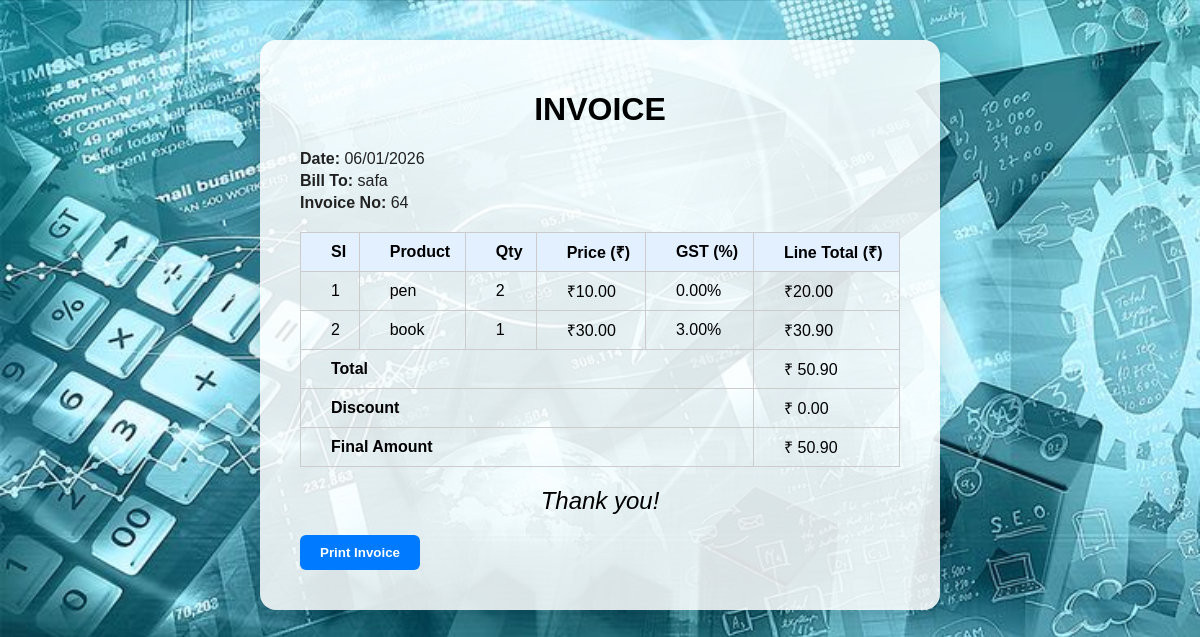
Page /invoice/64/ on the committed database.
### billing_app/models.py (models this page shows, shortened)
class Bill(models.Model):
    customer_name = models.CharField(max_length=100)
    total_amount = models.FloatField()
    discount_amount = models.FloatField()
    final_amount = models.FloatField()
    created_at = models.DateTimeField(auto_now_add=True)

class Billitem(models.Model):
    bill = models.ForeignKey(Bill, on_delete=models.CASCADE)
    product = models.ForeignKey(Product, on_delete=models.CASCADE)
    quantity = models.IntegerField()
    subtotal = models.FloatField()
    @property
    def gst_amount(self):
        return Decimal(str(self.product.gst)) * Decimal(str(self.subtotal)) / Decimal('100')
    @property
    def total_with_gst(self):
        return Decimal(str(self.subtotal)) + self.gst_amount

class Product(models.Model):
    name = models.CharField(max_length=200)
    price = models.FloatField()
    stock = models.IntegerField()
    gst = models.FloatField()

### billing_app/views.py (the view)
# urls.py: path('invoice/<int:bill_id>/', views.invoice_view, name='invoice'),
def invoice_view(request, bill_id):
    bill = django.shortcuts.get_object_or_404(Bill, id=bill_id)
    return render(request, 'invoice.html', {'bill': bill})

### billing_app/templates/invoice.html (shortened to what this page needs)
{% load static %}
<!DOCTYPE html>
<html lang="en">
<head>
    <link rel="stylesheet" href="{% static 'css/style.css' %}">
</head>
<body>
    <div class="dashboard-container invoice-box">
            <center>
                <h1>INVOICE</h1>
            </center>
        <div class="invoice-meta">
            <div><strong>Date:</strong> {{ bill.created_at|date:"SHORT_DATE_FORMAT" }}</div>
            <div><strong>Bill To:</strong> {{ bill.customer_name }}</div>
            <div><strong>Invoice No:</strong> {{ bill.id }}</div>
        </div>
        <table class="invoice-table">
            <thead>
                <tr>
                    <th>SI</th>
                    <th>Product</th>
                    <th>Qty</th>
                    <th>Price (₹)</th>
                    <th>GST (%)</th>
                    <th>Line Total (₹)</th>
                </tr>
            </thead>
            <tbody>
                {% for item in bill.billitem_set.all %}
                <tr>
                    <td>{{ forloop.counter }}</td>
                    <td>{{ item.product.name }}</td>
                    <td>{{ item.quantity }}</td>
                    <td>₹{{ item.product.price|floatformat:2 }}</td>
                    <td>{{ item.product.gst|floatformat:2 }}%</td>
                    <td>₹{{ item.total_with_gst|floatformat:2 }}</td>
                </tr>
                {% empty %}
                <tr><td colspan="6">No items</td></tr>
                {% endfor %}
            </tbody>
            <tfoot>
                <tr>
                    <td colspan="5" class="text-right"><strong>Total</strong></td>
                    <td>₹ {{ bill.total_amount|floatformat:2 }}</td>
                </tr>
                <tr>
                    <td colspan="5" class="text-right"><strong>Discount</strong></td>
                    <td>₹ {{ bill.discount_amount|floatformat:2 }}</td>
                </tr>
                <tr>
                    <td colspan="5" class="text-right"><strong>Final Amount</strong></td>
                    <td>₹ {{ bill.final_amount|floatformat:2 }}</td>
                </tr>
            </tfoot>
        </table>
        <div class="thankyou">Thank you!</div>
        <button class="print-btn" onclick="window.print()">Print Invoice</button>
     </div>
</body>
</html>

### billing_app/static/css/style.css (style rules this page uses)
.invoice-box { max-width: 420px; padding: 32px 32px 28px 32px; margin-top: 60px; }
body { background-image: url('BILL.jpeg'); background-size: cover; margin: 10px; font-family: Arial, sans-serif; }
.dashboard-container { background: rgba(255,255,255,0.85); max-width: 600px; margin: 40px auto; padding: 30px 40px 40px 40px; border-radius: 16px; box-shadow: 0 4px 24px rgba(0,0,0,0.12); }
.invoice-meta { margin-bottom: 20px; font-size: 1em; color: #222; }
.invoice-meta div { margin: 4px 0; }
.invoice-table { width: 100%; border-collapse: collapse; margin-top: 20px; }
.invoice-table th, .invoice-table td { border: 1px solid #ccc; padding: 8px 10px; text-align: left; padding-left: 30px; }
.invoice-table th { background: #e3f0ff; font-weight: bold; }
.text-right { text-align: right; }
.thankyou { font-size: 24px; font-style: italic; margin-top: 20px; text-align: center; }
.print-btn { display: inline-block; margin-top: 20px; padding: 10px 20px; background: #007bff; color: #fff; border: none; border-radius: 6px; cursor: pointer; font-weight: bold; transition: background 0.2s; }

### rows in the picture
Bill: created_at "06/01/2026", customer_name "safa", id "64", total_amount "50.90", discount_amount "0.00", final_amount "50.90"
Billitem: product.name "pen", quantity "2", product.price "10.00", product.gst "0.00", total_with_gst "20.00"
Billitem: product.name "book", quantity "1", product.price "30.00", product.gst "3.00", total_with_gst "30.90"
